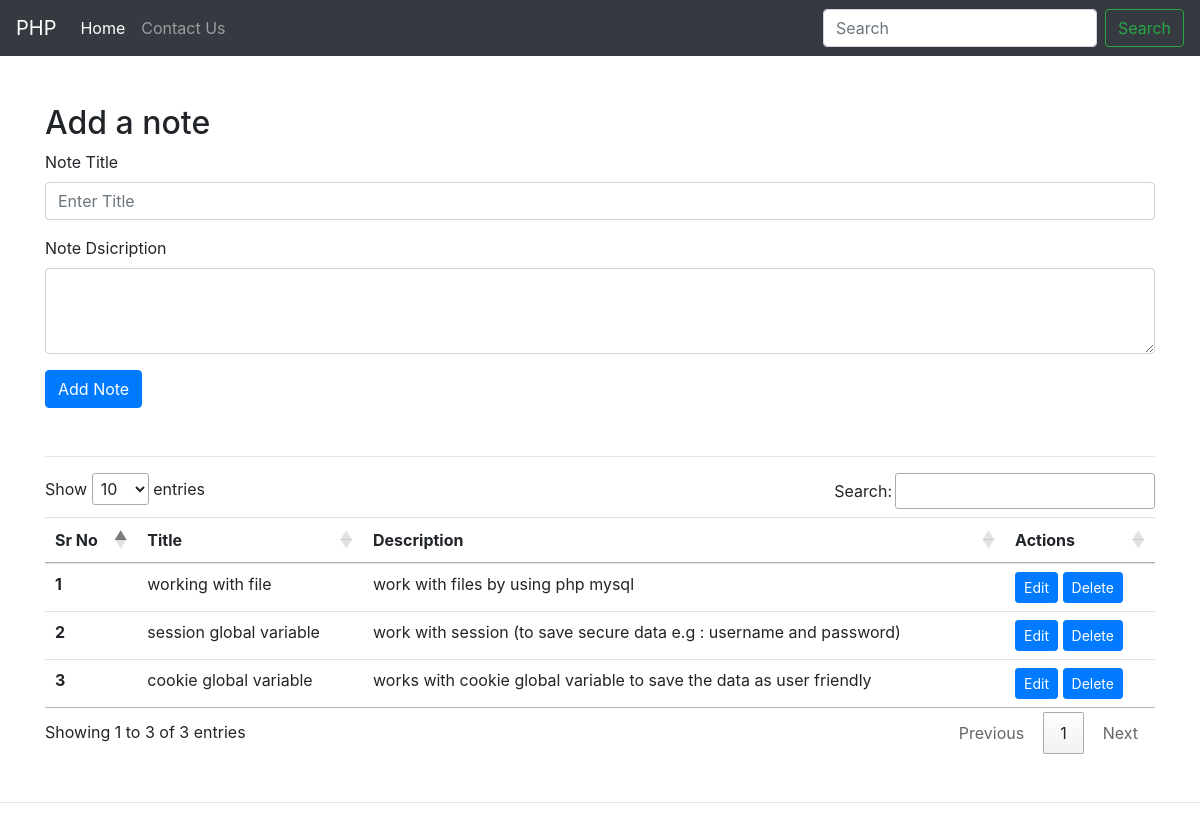
The page / on the database its author committed.
### tables this page shows
CREATE TABLE `notes` (
  `sno` int(11) NOT NULL,
  `title` varchar(50) NOT NULL,
  `description` text NOT NULL,
  `time` datetime NOT NULL DEFAULT current_timestamp()
);

### index.php (the view, shortened to what this page needs)
<?php
include "db_con.php";
?>
<!doctype html>
<html lang="en">
  <head>
    <link rel="stylesheet" href="https://maxcdn.bootstrapcdn.com/bootstrap/4.0.0/css/bootstrap.min.css">
    <link rel="stylesheet" href="//cdn.datatables.net/1.10.22/css/jquery.dataTables.min.css">
    <link rel="stylesheet" href="https://cdnjs.cloudflare.com/ajax/libs/font-awesome/4.7.0/css/font-awesome.min.css">
  </head>
  <body>
   <nav class="navbar navbar-expand-lg navbar-dark bg-dark">
  <a class="navbar-brand" href="#">PHP</a>
  <div class="collapse navbar-collapse" id="navbarSupportedContent">
    <ul class="navbar-nav mr-auto">
      <li class="nav-item active">
        <a class="nav-link" href="#">Home <span class="sr-only">(current)</span></a>
      </li>
      <li class="nav-item">
        <a class="nav-link" href="#">Contact Us</a>
      </li>
    </ul>
    <form class="form-inline my-2 my-lg-0">
      <input class="form-control mr-sm-2" type="search" placeholder="Search" aria-label="Search">
      <button class="btn btn-outline-success my-2 my-sm-0" type="submit">Search</button>
    </form>
  </div>
</nav>
    <div class="container my-5">
      <h2>Add a note</h2>
      <form method="post" action="index.php">
  <div class="form-group">
    <label for="exampleInputtitle">Note Title</label>
    <input type="text" class="form-control" name  = "title" id="title" aria-describedby="titleHelp" placeholder="Enter Title">
  </div>
  <div class="form-group">
    <label for="exampleInputPassword1"> Note Dsicription</label>
    <div class="form-group">
    <textarea class="form-control" id="description" name="description" rows="3"></textarea>
  </div>
  </div>
  <button type="submit" class="btn btn-primary">Add Note</button>
</form>
    </div>
    <div class="container my-5">
        <table class="table" id="myTable">
  <thead>
    <tr class="text-center">
      <th scope="col">Sr No</th>
      <th scope="col">Title</th>
      <th scope="col">Description</th>
      <th scope="col">Actions</th>
    </tr>
  </thead>
  <tbody>
      <?php
           $sql  = "SELECT * FROM `notes`";
           $result  = mysqli_query($conn,$sql);
           $sno = 0;
          while($row = mysqli_fetch_assoc($result)){
            $sno = $sno + 1;
            echo "<tr>
            <th scope='row'>". $sno . "</th>
            <td>". $row['title'] . "</td>
            <td>". $row['description'] . "</td>
            <td>
             <button class='edit btn btn-sm btn-primary' id=".$row['sno'].">Edit</button>
             <button class='delete btn btn-sm btn-primary' id=d".$row['sno'].">Delete</button>
              </td>
          </tr>";
        }
        ?>
  </tbody>
  <hr>
</table>
    </div>
<hr>
  </body>
</html>

### rows shown on the page
notes: title "working with file", description "work with files by using php mysql"
notes: title "session global variable", description "work with session (to save secure data e.g : username and password)"
notes: title "cookie global variable", description "works with cookie global variable to save the data as user friendly"
